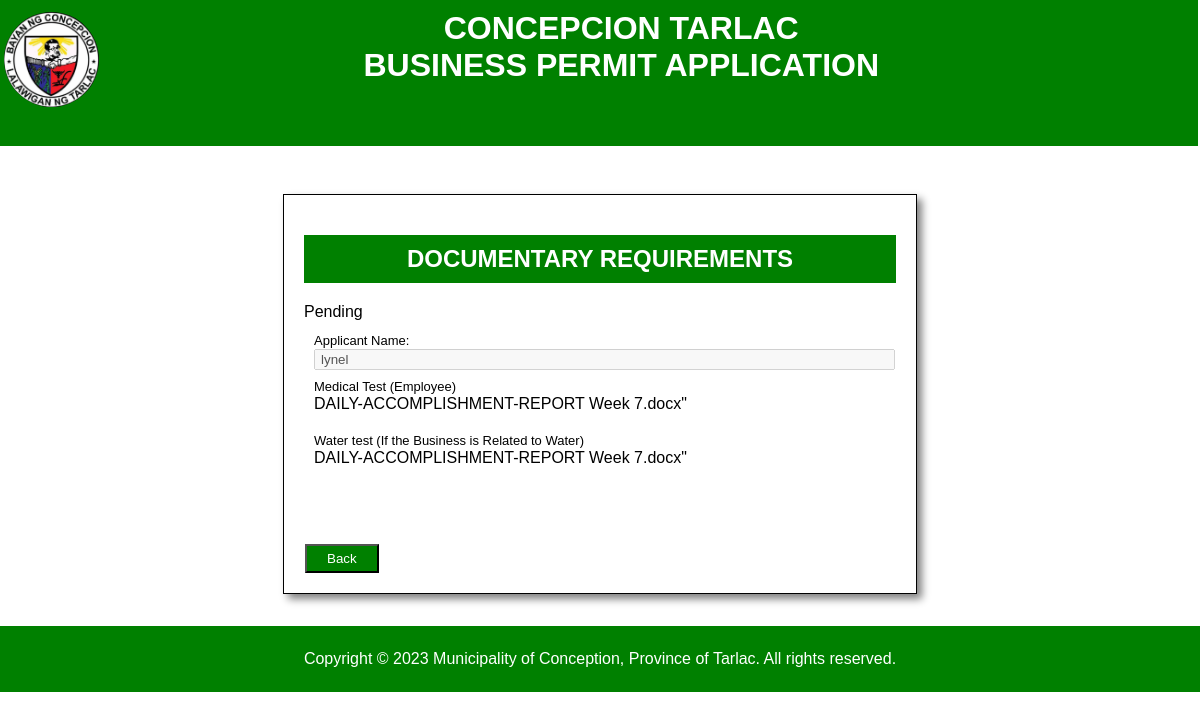
/engr_view2.php?id=7, run on the app's committed database.
### tables this page shows
CREATE TABLE `engr_tb` (
  `id` int(11) NOT NULL,
  `name` varchar(256) NOT NULL,
  `filename1` varchar(256) NOT NULL,
  `filetype1` varchar(255) NOT NULL,
  `filename2` varchar(256) NOT NULL,
  `filetype2` varchar(256) NOT NULL,
  `filename3` varchar(256) NOT NULL,
  `filetype3` varchar(256) NOT NULL,
  `filename4` varchar(255) NOT NULL,
  `filetype4` varchar(255) NOT NULL,
  `filename5` varchar(255) NOT NULL,
  `filetype5` varchar(255) NOT NULL,
  `status` varchar(255) NOT NULL
);

### engr_view2.php (the view, shortened to what this page needs)
<!DOCTYPE html>
<html>
<head>
</head>
<body>
    <header><img src="lgu.jpg" height="8%" width="8%" class="logo">
    <h1><b>CONCEPCION TARLAC <br>BUSINESS PERMIT APPLICATION <br>
    </b></h1>
</header>
<form class="container" action="engr_board2.php" method="post">
            <?php
            if (isset($_GET['id'])) {
                include("config.php");
                $id = $_GET['id'];
                $sql = "SELECT * FROM engr_tb WHERE id=$id";
                $result = mysqli_query($conn,$sql);
                $row = mysqli_fetch_array($result);
            }
                ?>
<div class="container">
        <h2>DOCUMENTARY REQUIREMENTS</h2>
        <?php echo $row["status"]; ?>
    <div class="file" >
        <label>Applicant Name:</label><br>
        <input type="text" disabled value="<?php echo $row["name"]; ?>" name="name" required>
        <br>
        <label>Medical Test (Employee)</label>
        <br>
        <?php echo $row["filename1"]; ?>"
        <br>
        <br>
        <label>Water test (If the Business is Related to Water)</label>
        <br>
        <?php echo $row["filename2"]; ?>"
    </div>
</div>
            <button type="submit" name="edit">Back</button>
        </form>
<footer><p>Copyright &copy; 2023 Municipality of Conception, Province of Tarlac. All rights reserved.</p></footer>
</body>
</html>

### engr_view2.php (style rules this page uses)
body { font-family: arial, sans-serif; }
header { background-color: green; color: white; text-align: center; width: 100.45%; height: 80%; margin-top:-24px; margin-left: -9px; padding: 5px; padding-bottom:40px; }
footer { background-color: green; color: white; text-align: center; margin: 0 -8px -10px -8px; padding: 8px 0 8px 0; }
button { color:white ; background-color: green; padding-left: 20px; padding-right: 20px; padding-top: 5px; padding-bottom:5px; margin-top: 25px ; margin-left: 1px; }
img { float: left; border-radius: 90px; }
.logo { margin: 23px -50px 15px 0; }
form { background-color: white; border: 1px solid black; width:50%; margin:0 auto; margin-bottom:2rem; margin-top:3rem; padding-bottom:3rem; padding-left: 20px; padding-right: 20px; padding-top:20px; box-shadow: 5px 5px 8px gray; }
input { width: 98%; margin-bottom: 7px; padding-left: 5px; }
h2 { padding-bottom:10px; padding-top: 10px; background-color: green; color: white; text-align: center; font-family: verdana,sans-serif; width: 100%; }
.container { padding-bottom: 20px; margin-bottom: 2rem; }
.file { padding-left: 10px; padding-top: 10px; }
label { font-size: 13px; margin-top: 40px; }

### data on the page
engr_tb: status "Pending", name "lynel", filename1 "DAILY-ACCOMPLISHMENT-REPORT Week 7.docx", filename2 "DAILY-ACCOMPLISHMENT-REPORT Week 7.docx"
